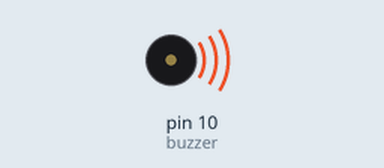
Simulated run of this sketch. Board: Arduino Uno, built with avr-gcc and run on an emulated ATmega328P. On the bench: buzzer (waves = sounding).

Above: at 0.1 s.
Timing chart, 0 to 40.0 s (numbered marks = the images above):
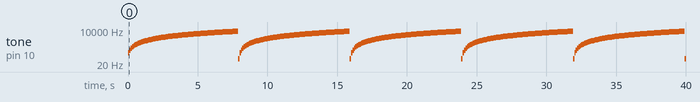

Measured:
- by itself, tone on pin 10 (buzzer): plays 150 Hz for 0.10 s, 250 Hz for 0.10 s, 350 Hz for 0.10 s, 450 Hz for 0.10 s, 550 Hz for 0.10 s, 650 Hz for 0.10 s … (400 notes in this stretch)

The sketch:

Buzzer_with_diff_frequency.ino
```cpp
int buzzer = 10;    // The speaker is on pin 10
int freq = 50;      // Starting frequency

void setup()
{
    pinMode(buzzer, OUTPUT);
}

void loop()
{
    freq += 100;      // add 100 to freq

    if (freq > 8000)
    {
        noTone(buzzer);
        freq = 50;
    }

    tone(buzzer, freq);

    delay(100);
}
```
